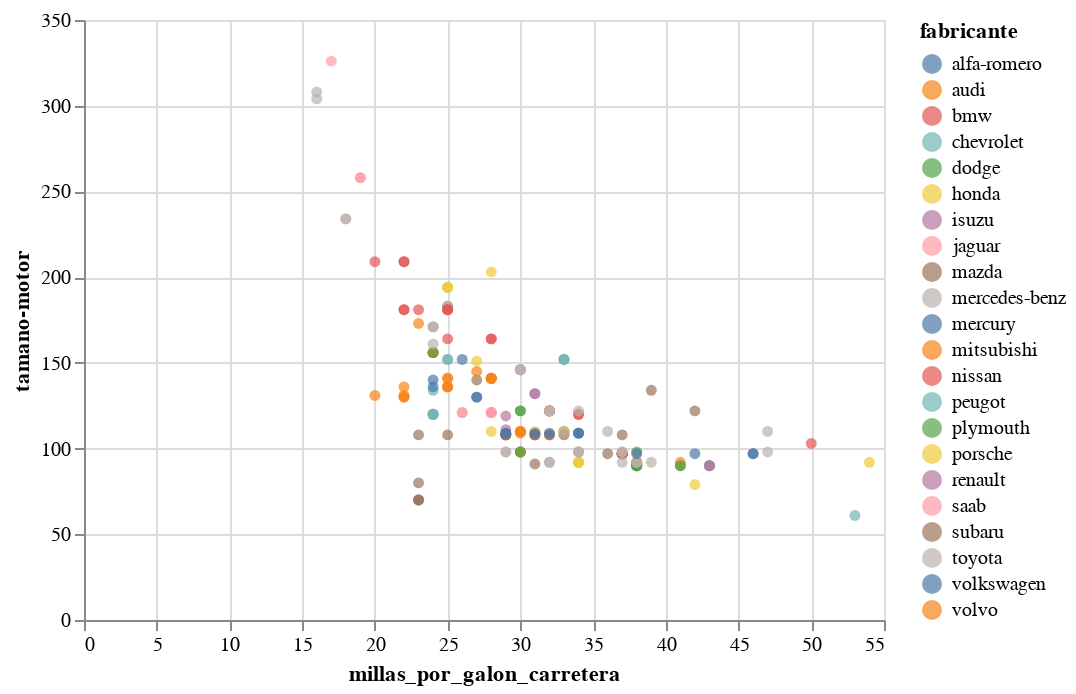

Source (notebook cell):
### Code cell
#misma gráfica pero con fabricante
alt.Chart(df).mark_circle().encode(x='millas_por_galon_carretera', y='tamano-motor', color='fabricante')

### Figure 1 — Vega-Lite specification as saved in the notebook (floating-point values rounded to 4 significant figures; data arrays with more than 128 entries replaced by an {"elided": "..."} marker saying what was removed)
{"config": {"view": {"continuousWidth": 400, "continuousHeight": 300}}, "data": {"name": "data-618b75d1ab701c677a7e20a11ba8c3dc"}, "mark": "circle", "encoding": {"color": {"field": "fabricante", "type": "nominal"}, "x": {"field": "millas_por_galon_carretera", "type": "quantitative"}, "y": {"field": "tamano-motor", "type": "quantitative"}}, "$schema": "https://vega.github.io/schema/vega-lite/v4.17.0.json", "datasets": {"data-618b75d1ab701c677a7e20a11ba8c3dc": {"elided": "205 records"}}}
